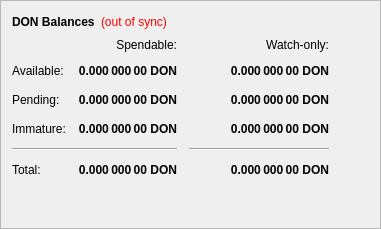
        <widget class="QFrame" name="frame">
         <property name="frameShape">
          <enum>QFrame::StyledPanel</enum>
         </property>
         <property name="frameShadow">
          <enum>QFrame::Raised</enum>
         </property>
         <layout class="QVBoxLayout" name="verticalLayout_4">
          <item>
           <layout class="QHBoxLayout" name="horizontalLayout_4">
            <item>
             <widget class="QLabel" name="label_5">
              <property name="font">
               <font>
                <weight>75</weight>
                <bold>true</bold>
               </font>
              </property>
              <property name="text">
               <string>DON Balances</string>
              </property>
             </widget>
            </item>
            <item>
             <widget class="QLabel" name="labelWalletStatus">
              <property name="cursor">
               <cursorShape>WhatsThisCursor</cursorShape>
              </property>
              <property name="toolTip">
               <string>The displayed information may be out of date. Your wallet automatically synchronizes with the DONATE network after a connection is established, but this process has not completed yet.</string>
              </property>
              <property name="styleSheet">
               <string notr="true">QLabel { color: red; }</string>
              </property>
              <property name="text">
               <string notr="true">(out of sync)</string>
              </property>
              <property name="alignment">
               <set>Qt::AlignLeading|Qt::AlignLeft|Qt::AlignVCenter</set>
              </property>
             </widget>
            </item>
            <item>
             <spacer name="horizontalSpacer_3">
              <property name="orientation">
               <enum>Qt::Horizontal</enum>
              </property>
              <property name="sizeHint" stdset="0">
               <size>
                <width>40</width>
                <height>20</height>
               </size>
              </property>
             </spacer>
            </item>
           </layout>
          </item>
          <item>
           <layout class="QGridLayout" name="gridLayout">
            <property name="spacing">
             <number>12</number>
            </property>
            <item row="2" column="2">
             <widget class="QLabel" name="labelWatchPending">
              <property name="font">
               <font>
                <weight>75</weight>
                <bold>true</bold>
               </font>
              </property>
              <property name="cursor">
               <cursorShape>IBeamCursor</cursorShape>
              </property>
              <property name="toolTip">
               <string>Unconfirmed transactions to watch-only addresses</string>
              </property>
              <property name="text">
               <string notr="true">0.000 000 00 DON</string>
              </property>
              <property name="alignment">
               <set>Qt::AlignRight|Qt::AlignTrailing|Qt::AlignVCenter</set>
              </property>
              <property name="textInteractionFlags">
               <set>Qt::LinksAccessibleByMouse|Qt::TextSelectableByKeyboard|Qt::TextSelectableByMouse</set>
              </property>
             </widget>
            </item>
            <item row="2" column="1">
             <widget class="QLabel" name="labelUnconfirmed">
              <property name="font">
               <font>
                <weight>75</weight>
                <bold>true</bold>
               </font>
              </property>
              <property name="cursor">
               <cursorShape>IBeamCursor</cursorShape>
              </property>
              <property name="toolTip">
               <string>Total of transactions that have yet to be confirmed, and do not yet count toward the spendable balance</string>
              </property>
              <property name="text">
               <string notr="true">0.000 000 00 DON</string>
              </property>
              <property name="alignment">
               <set>Qt::AlignRight|Qt::AlignTrailing|Qt::AlignVCenter</set>
              </property>
              <property name="textInteractionFlags">
               <set>Qt::LinksAccessibleByMouse|Qt::TextSelectableByKeyboard|Qt::TextSelectableByMouse</set>
              </property>
             </widget>
            </item>
            <item row="3" column="2">
             <widget class="QLabel" name="labelWatchImmature">
              <property name="font">
               <font>
                <weight>75</weight>
                <bold>true</bold>
               </font>
              </property>
              <property name="cursor">
               <cursorShape>IBeamCursor</cursorShape>
              </property>
              <property name="toolTip">
               <string>Staked or masternode rewards in watch-only addresses that has not yet matured</string>
              </property>
              <property name="text">
               <string notr="true">0.000 000 00 DON</string>
              </property>
              <property name="alignment">
               <set>Qt::AlignRight|Qt::AlignTrailing|Qt::AlignVCenter</set>
              </property>
              <property name="textInteractionFlags">
               <set>Qt::LinksAccessibleByMouse|Qt::TextSelectableByKeyboard|Qt::TextSelectableByMouse</set>
              </property>
             </widget>
            </item>
            <item row="4" column="0" colspan="2">
             <widget class="Line" name="lineSpendableBalance">
              <property name="orientation">
               <enum>Qt::Horizontal</enum>
              </property>
             </widget>
            </item>
            <item row="4" column="2">
             <widget class="Line" name="lineWatchBalance">
              <property name="sizePolicy">
               <sizepolicy hsizetype="Preferred" vsizetype="Fixed">
                <horstretch>0</horstretch>
                <verstretch>0</verstretch>
               </sizepolicy>
              </property>
              <property name="minimumSize">
               <size>
                <width>140</width>
                <height>0</height>
               </size>
              </property>
              <property name="orientation">
               <enum>Qt::Horizontal</enum>
              </property>
             </widget>
            </item>
            <item row="5" column="0">
             <widget class="QLabel" name="labelTotalText">
              <property name="text">
               <string>Total:</string>
              </property>
             </widget>
            </item>
            <item row="3" column="1">
             <widget class="QLabel" name="labelImmature">
              <property name="font">
               <font>
                <weight>75</weight>
                <bold>true</bold>
               </font>
              </property>
              <property name="cursor">
               <cursorShape>IBeamCursor</cursorShape>
              </property>
              <property name="toolTip">
               <string>Staked or masternode rewards that has not yet matured</string>
              </property>
              <property name="text">
               <string notr="true">0.000 000 00 DON</string>
              </property>
              <property name="alignment">
               <set>Qt::AlignRight|Qt::AlignTrailing|Qt::AlignVCenter</set>
              </property>
              <property name="textInteractionFlags">
               <set>Qt::LinksAccessibleByMouse|Qt::TextSelectableByKeyboard|Qt::TextSelectableByMouse</set>
              </property>
             </widget>
            </item>
            <item row="2" column="3">
             <spacer name="horizontalSpacer_2">
              <property name="orientation">
               <enum>Qt::Horizontal</enum>
              </property>
              <property name="sizeHint" stdset="0">
               <size>
                <width>40</width>
                <height>20</height>
               </size>
              </property>
             </spacer>
            </item>
            <item row="3" column="0">
             <widget class="QLabel" name="labelImmatureText">
              <property name="text">
               <string>Immature:</string>
              </property>
             </widget>
            </item>
            <item row="5" column="1">
             <widget class="QLabel" name="labelTotal">
              <property name="font">
               <font>
                <weight>75</weight>
                <bold>true</bold>
               </font>
              </property>
              <property name="cursor">
               <cursorShape>IBeamCursor</cursorShape>
              </property>
              <property name="toolTip">
               <string>Your current total balance</string>
              </property>
              <property name="text">
               <string notr="true">0.000 000 00 DON</string>
              </property>
              <property name="alignment">
               <set>Qt::AlignRight|Qt::AlignTrailing|Qt::AlignVCenter</set>
              </property>
              <property name="textInteractionFlags">
               <set>Qt::LinksAccessibleByMouse|Qt::TextSelectableByKeyboard|Qt::TextSelectableByMouse</set>
              </property>
             </widget>
            </item>
            <item row="5" column="2">
             <widget class="QLabel" name="labelWatchTotal">
              <property name="font">
               <font>
                <weight>75</weight>
                <bold>true</bold>
               </font>
              </property>
              <property name="cursor">
               <cursorShape>IBeamCursor</cursorShape>
              </property>
              <property name="toolTip">
               <string>Current total balance in watch-only addresses</string>
              </property>
              <property name="text">
               <string notr="true">0.000 000 00 DON</string>
              </property>
              <property name="alignment">
               <set>Qt::AlignRight|Qt::AlignTrailing|Qt::AlignVCenter</set>
              </property>
              <property name="textInteractionFlags">
               <set>Qt::LinksAccessibleByMouse|Qt::TextSelectableByKeyboard|Qt::TextSelectableByMouse</set>
              </property>
             </widget>
            </item>
            <item row="0" column="2">
             <widget class="QLabel" name="labelWatchonly">
              <property name="text">
               <string>Watch-only:</string>
              </property>
              <property name="alignment">
               <set>Qt::AlignRight|Qt::AlignTrailing|Qt::AlignVCenter</set>
              </property>
             </widget>
            </item>
            <item row="1" column="0">
             <widget class="QLabel" name="labelBalanceText">
              <property name="text">
               <string>Available:</string>
              </property>
             </widget>
            </item>
            <item row="1" column="1">
             <widget class="QLabel" name="labelBalance">
              <property name="font">
               <font>
                <weight>75</weight>
                <bold>true</bold>
               </font>
              </property>
              <property name="cursor">
               <cursorShape>IBeamCursor</cursorShape>
              </property>
              <property name="toolTip">
               <string>Your current spendable balance</string>
              </property>
              <property name="text">
               <string notr="true">0.000 000 00 DON</string>
              </property>
              <property name="alignment">
               <set>Qt::AlignRight|Qt::AlignTrailing|Qt::AlignVCenter</set>
              </property>
              <property name="textInteractionFlags">
               <set>Qt::LinksAccessibleByMouse|Qt::TextSelectableByKeyboard|Qt::TextSelectableByMouse</set>
              </property>
             </widget>
            </item>
            <item row="1" column="2">
             <widget class="QLabel" name="labelWatchAvailable">
              <property name="font">
               <font>
                <weight>75</weight>
                <bold>true</bold>
               </font>
              </property>
              <property name="cursor">
               <cursorShape>IBeamCursor</cursorShape>
              </property>
              <property name="toolTip">
               <string>Your current balance in watch-only addresses</string>
              </property>
              <property name="text">
               <string notr="true">0.000 000 00 DON</string>
              </property>
              <property name="alignment">
               <set>Qt::AlignRight|Qt::AlignTrailing|Qt::AlignVCenter</set>
              </property>
              <property name="textInteractionFlags">
               <set>Qt::LinksAccessibleByMouse|Qt::TextSelectableByKeyboard|Qt::TextSelectableByMouse</set>
              </property>
             </widget>
            </item>
            <item row="2" column="0">
             <widget class="QLabel" name="labelPendingText">
              <property name="text">
               <string>Pending:</string>
              </property>
             </widget>
            </item>
            <item row="0" column="1">
             <widget class="QLabel" name="labelSpendable">
              <property name="text">
               <string>Spendable:</string>
              </property>
              <property name="alignment">
               <set>Qt::AlignRight|Qt::AlignTrailing|Qt::AlignVCenter</set>
              </property>
             </widget>
            </item>
           </layout>
          </item>
          <item>
           <spacer name="verticalSpacer_4">
            <property name="orientation">
             <enum>Qt::Vertical</enum>
            </property>
            <property name="sizeHint" stdset="0">
             <size>
              <width>20</width>
              <height>40</height>
             </size>
            </property>
           </spacer>
          </item>
         </layout>
        </widget>
